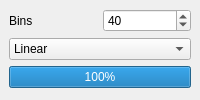
  <widget class="QDockWidget" name="dockWidget_9">
   <property name="enabled">
    <bool>true</bool>
   </property>
   <property name="windowTitle">
    <string>Event Mode Readout</string>
   </property>
   <attribute name="dockWidgetArea">
    <number>2</number>
   </attribute>
   <widget class="QWidget" name="dockWidgetContents_9">
    <layout class="QVBoxLayout" name="verticalLayout_18">
     <item>
      <layout class="QHBoxLayout" name="horizontalLayout_10">
       <item>
        <widget class="QLabel" name="label_27">
         <property name="text">
          <string>Bins</string>
         </property>
        </widget>
       </item>
       <item>
        <widget class="QSpinBox" name="eventTofBins">
         <property name="minimum">
          <number>5</number>
         </property>
         <property name="maximum">
          <number>200</number>
         </property>
         <property name="singleStep">
          <number>5</number>
         </property>
         <property name="value">
          <number>40</number>
         </property>
        </widget>
       </item>
      </layout>
     </item>
     <item>
      <widget class="QComboBox" name="eventBinMode">
       <item>
        <property name="text">
         <string>Linear</string>
        </property>
       </item>
       <item>
        <property name="text">
         <string>1/x</string>
        </property>
       </item>
      </widget>
     </item>
     <item>
      <widget class="QProgressBar" name="eventProgress">
       <property name="value">
        <number>100</number>
       </property>
       <property name="format">
        <string>%p%</string>
       </property>
      </widget>
     </item>
    </layout>
   </widget>
  </widget>
